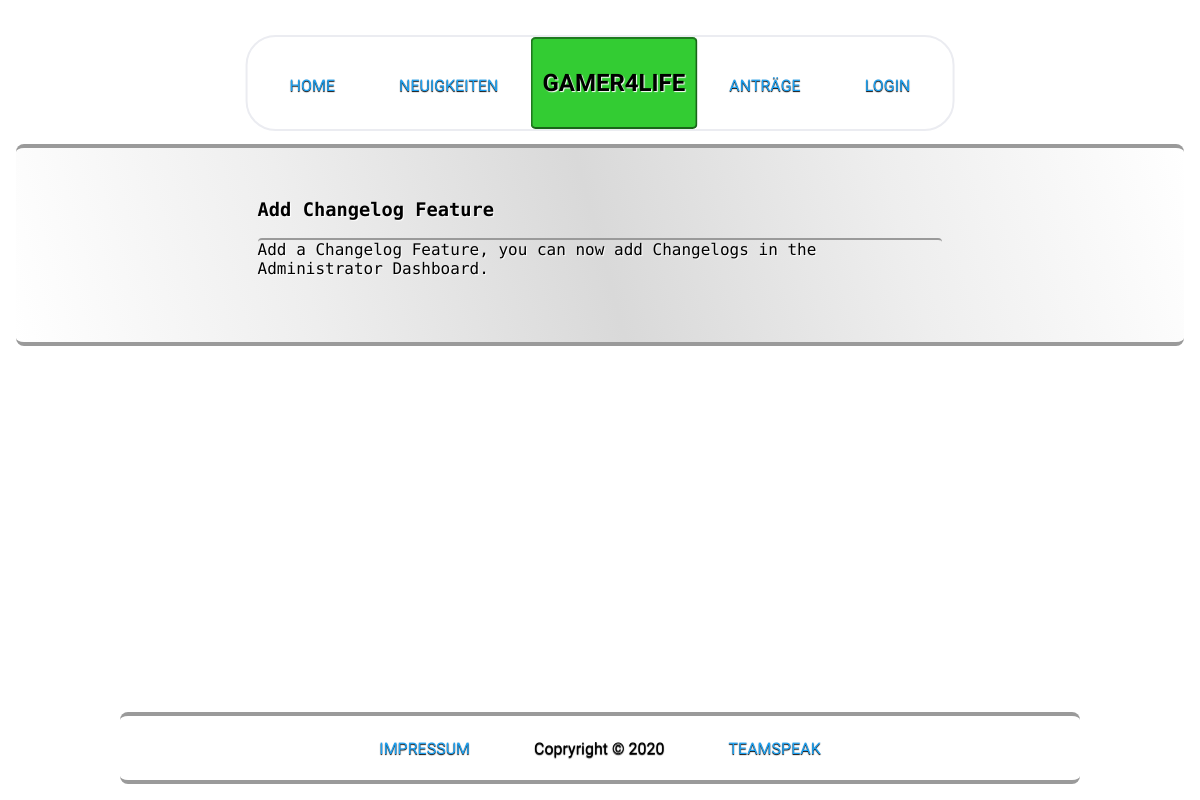
Page /page/changelog.php on the earlier database version.
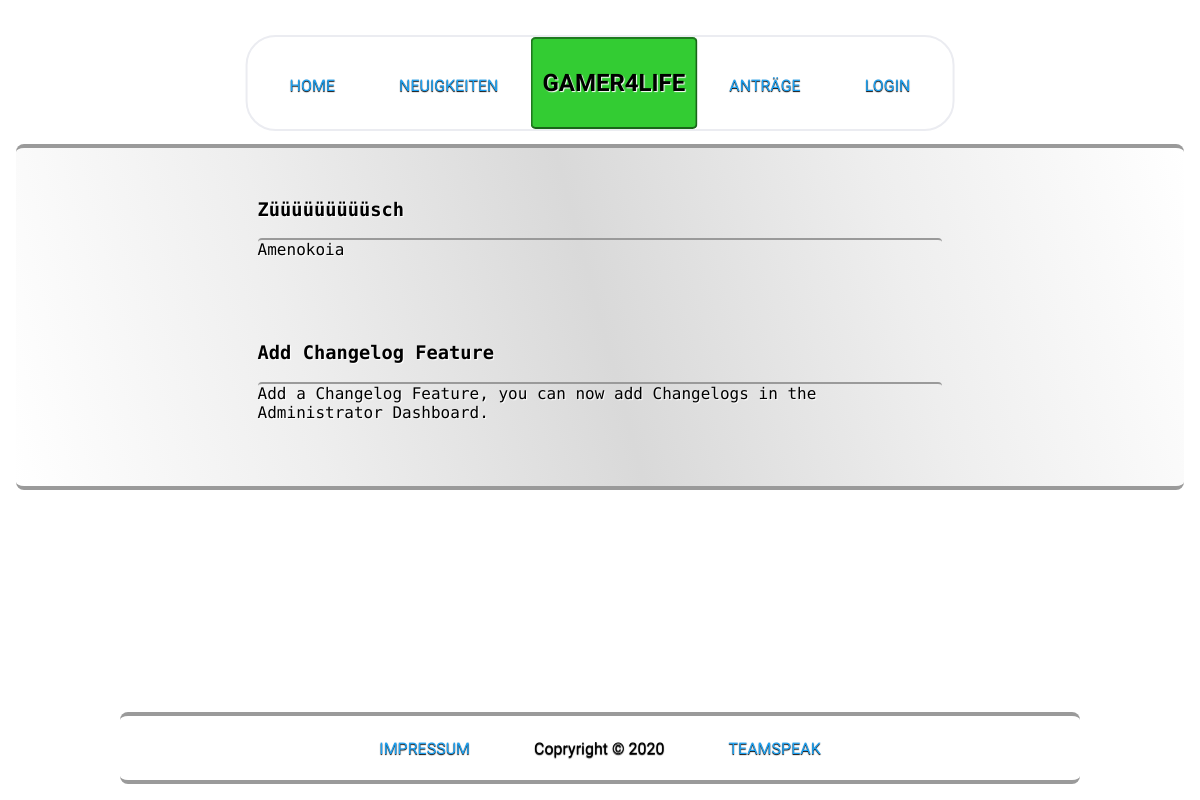
Same page on the later database version.
### tables this page shows
CREATE TABLE changelog(
		id INTEGER PRIMARY KEY AUTOINCREMENT,
		uid_creator INTEGER NOT NULL,
		header VARCHAR NOT NULL,
		change TEXT NOT NULL,
		created_at TIMESTAMP NOT NULL DEFAULT CURRENT_TIMESTAMP);

### page/changelog.php (the view, shortened to what this page needs)
<?php
$db = new SQLite3("../database/database.db");
include 'main.php';
?>
<!DOCTYPE html>
<html>
<head>
	<link rel="stylesheet" href="css/nav.css">
	<link rel="stylesheet" href="css/style.css">
	<link rel="stylesheet" type="text/css" href="css/footer.css">
</head>
<?php
if(isset($_SESSION["uid"])){
	echo showNavigation($db, $_SESSION['uid']);
}else{
	echo showNavigation($db);
}
?>
<body>
<div class="content">
	<div class="outer-item">
		<?php
			$posts = getChangelogPosts($db);
			$text = "";
			while ($dbsatz = $posts->fetchArray()) {
				$text .= "<div class='inner-item'>
						<div class='post'>
						<h3>".$dbsatz['header']."</h3>
						<div id='post_body'>
						".$dbsatz['change']."
						</div>
						</div>
						</div>";
			}
			echo $text;
		?>
	</div>
</div>
<?php
	echo showFooter();
?>
</body>
</html>

### page/main.php (shortened to what this page needs)
<?php
function getChangelogPosts($db, $postID = false){
	if($postID == false){
		$result = $db->prepare("SELECT * FROM changelog ORDER BY id DESC");
		$result = $result->execute();
		return $result;
	}elseif($postID != false){
		$result = $db->prepare("SELECT * FROM changelog WHERE id = :id");
		$result->bindValue(':id', $postID);
		$result = $result->execute();
		return $result->fetchArray();
	}
}
function showNavigation($db, $uid = false){
	$out = "<nav class='menu'>
	<div class='title'>
	<div><ol>
		<li class='menu-item'><a href='/'>Home</a></li>
		<li class='menu-item'><a href='news.php'>Neuigkeiten
			<ol class='sub-menu'>
				<li class='menu-item'><a href='changelog.php'>Changelog</a></li>
				<li class='menu-item'><a href='devlog.php'>Devlog</a></li>
			</ol>
		</li>
		<li id='title'><h1><a href='/'>Gamer4Life</a></h1></li>
		<li class='menu-item' id='antrag'><a href='requests.php'>Antr&auml;ge</a>
			<ol class='sub-menu'>
				<li class='menu-item'><a href='entban.php'>Entban Antrag</a></li>
				<li class='menu-item'><a href='channel.php'>Channel Antrag</a></li>
			</ol>
		</li>";
		if($uid != false){
			$permission = getPermissionLevel($db, $uid);
			if($permission >= 2){
				$out .= "<li class='menu-item'><a href='profil.php'>Profil</a>
							<ol class='sub-menu'>
								<li class='menu-item' id='welcome'>Willkommen, ". getUsername($db, $uid) ."</li>
								<li class='menu-item'><a href='admin.php'>Administration</a></li>
								<li class='menu-item'><a href='logout.php'>Logout</a></li>
							</ol>
						</li>";
			}else{
				$out .= "<li class='menu-item'><a href='profil.php'>Profil</a>
							<ol class='sub-menu'>
								<li class='menu-item' id='welcome'>Willkommen, ". getUsername($db, $uid) ."</li>
								<li class='menu-item'><a href='logout.php'>Logout</a></li>
							</ol>
						</li>";
			}
		}else{
			$out .= "<li class='menu-item'><a href='login.php'>Login</a>
						<ol class='sub-menu'>
							<li class='menu-item'><a href='register.php'>Register</a></li>
						</ol>
					</li>";
		}
		$out .= "</ol></div></div></nav>";
		return $out;
}
function showFooter(){
	$output = "
	<div class='footer-item'>
		<ol>
			<li class='footer'><a href='impressum.php'>Impressum</a></li>
				<li class='footer copryright'>Copryright © 2020
					<ol>
						<li>Copryright © 2020 Gamer4life. All right reserved. Developed by BukkitGerman</li>
					</ol>
				</li>
			<li class='footer'><a href='ts3server://gamer4life.net'>Teamspeak</a></li>
		</ol>
	</div>";
	return $output;
}
?>

### page/css/nav.css (style rules this page uses)
nav { position: absolute; z-index: 100; top: 35px; left: 50%; transform: translateX(-50%); display: inline-block; border: 2px solid #EBECF1; background-color: white; border-radius: 30px; animation: slideIN 1s ease-out; font-family: 'Lexend Deca', sans-serif; text-shadow: 0px 1px 1px black; }
#title { margin-top: 0; margin-left: -20px; text-shadow: 1px 1px 1px white; }
#antrag { margin-left: -20px; }
nav ol { position: relative; display: flex; align-items: baseline; flex: 1 1 auto; margin: 0; padding: 0 30px; list-style-type: none; }
nav ol li:not(:last-child) { margin-right: 40px; }
nav ol li { border: 2px solid transparent; border-radius: 5px; padding: 10px; transition: background 0.2s; }
nav ol li a { color: #1da1f2; text-decoration: none; text-transform: uppercase; transition: color 0.2s; }
nav ol li h1 a { color: black; text-decoration: none; text-transform: uppercase; transition: color 0.2s; }
nav ol li ol li a { z-index: 10; color: #1da1f2; }
nav ol li#title { background: #33cc33; border: 2px solid #1f7a1f; border-right: 2px solid #196619; border-bottom: 2px solid #196619; }

### page/css/style.css (style rules this page uses)
body { margin: 0px; padding: 0px; font-family: 'Roboto Mono', monospace; }
.content { background-image: linear-gradient(75deg, white, #eeeeee, #d9d9d9, #eeeeee, white); margin: 9rem 1rem 4rem 1rem; display: flex; flex-direction: row; justify-content: center; align-items: stretch; border-style: inset none outset none; border-radius: 8px; border-width: 4px; }
.outer-item { margin: 1rem; display: flex; flex-direction: column; max-width: 60%; }
.inner-item { margin-top: 1rem; margin-bottom: 1rem; padding-left: 0.5rem; padding-right: 0.5rem; }
.post { margin-bottom: 2rem; text-shadow: 1px 1px 1px white; }
#post_body { border-style: inset none none none; border-width: 2px; border-radius: 4px; }

### page/css/footer.css (style rules this page uses)
.footer-item { position: fixed; display: flex; justify-content: center; align-items: center; z-index: 100; background-color: white; animation: slideINfooter 1s ease-out; font-family: 'Lexend Deca', sans-serif; text-shadow: 0px 1px 1px black; left: 10%; bottom: 1rem; background-image: #ccffcc; width: 80%; height: 4rem; border-style: inset none outset none; border-width: 4px; border-radius: 8px; }
.footer-item ol { position: relative; display: flex; justify-content: center; flex-direction: row; flex: 1 1 auto; margin: 0; padding: 0 30px; list-style-type: none; }
.footer-item ol li:not(:last-child) { margin-right: 40px; }
.footer-item ol li { border: 2px solid transparent; border-radius: 5px; padding: 10px; transition: background 0.2s; }
.footer-item ol li a { color: #1da1f2; text-decoration: none; text-transform: uppercase; transition: color 0.2s; }

Differences in the rows shown:
added changelog: header "Züüüüüüüüüsch", change "Amenokoia"
